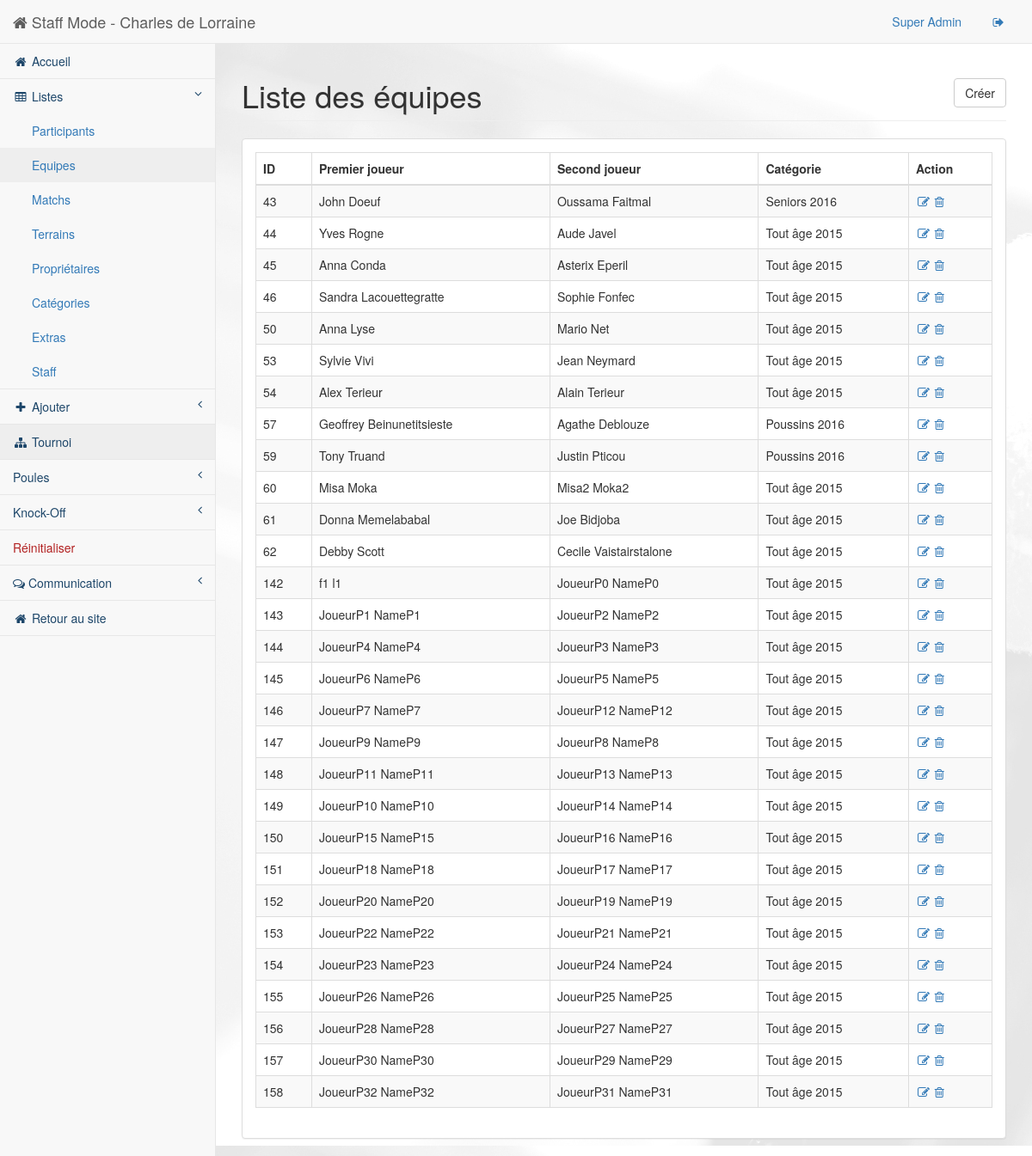
The page /staff/pages/list-team.php (signed in) on the database as committed earlier.
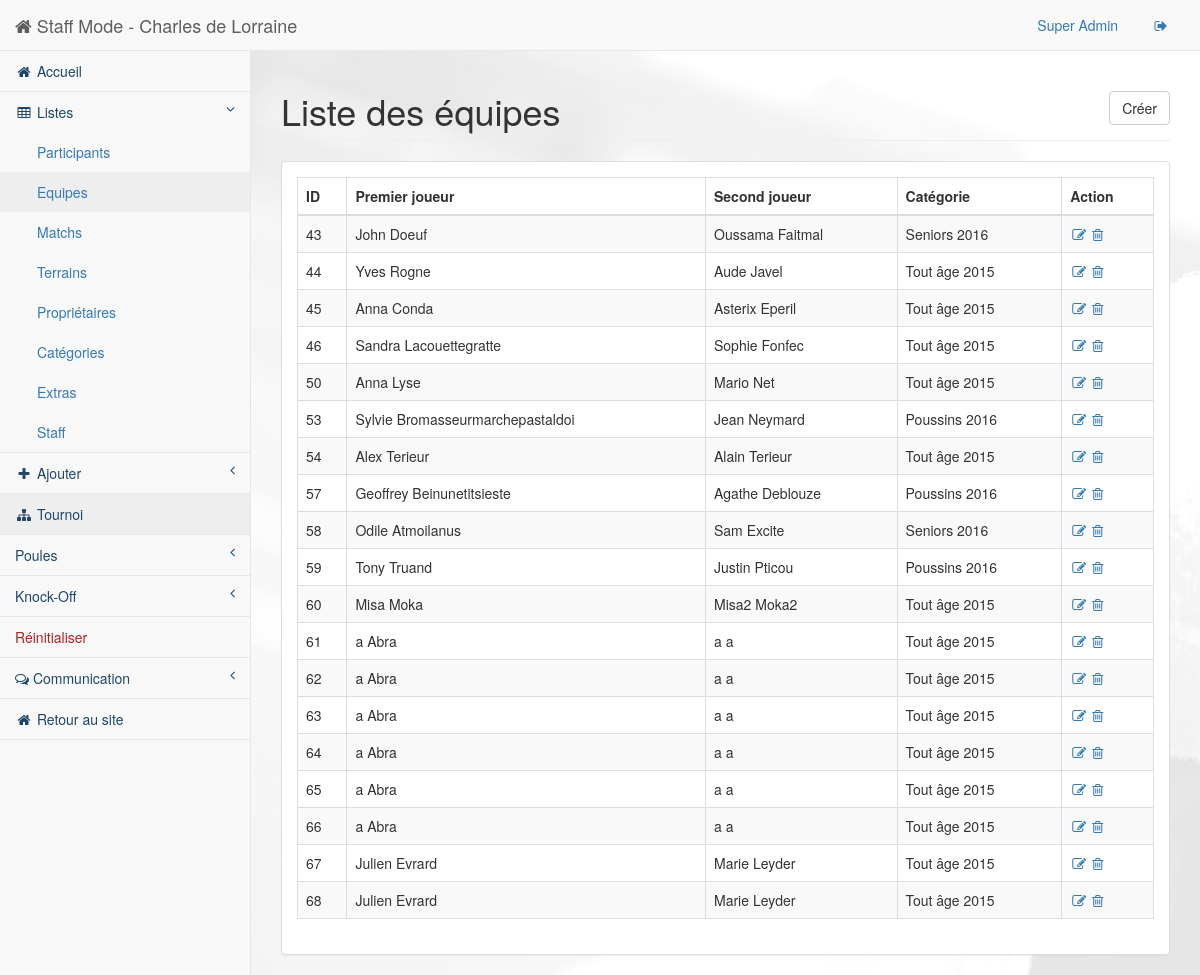
The same page on the database as committed later.
### tables this page shows
CREATE TABLE IF NOT EXISTS `Team` (
  `ID` int(255) NOT NULL AUTO_INCREMENT,
  `ID_Player1` int(255) NOT NULL,
  `ID_Player2` int(255) NOT NULL,
  `ID_Cat` int(255) NOT NULL,
  `NbWinMatch` int(255) NOT NULL,
  `AvgRanking` varchar(10) NOT NULL,
  PRIMARY KEY (`ID`),
  KEY `ID_Player1` (`ID_Player1`),
  KEY `ID_Player2` (`ID_Player2`),
  KEY `ID_Cat` (`ID_Cat`)
);

CREATE TABLE IF NOT EXISTS `Personne` (
  `ID` int(255) NOT NULL AUTO_INCREMENT,
  `Title` int(2) NOT NULL,
  `FirstName` varchar(100) NOT NULL,
  `LastName` varchar(100) NOT NULL,
  `Ville` varchar(500) NOT NULL,
  `ZIPCode` int(10) NOT NULL,
  `Rue` varchar(100) NOT NULL,
  `Number` int(11) NOT NULL,
  `PhoneNumber` int(20) NOT NULL,
  `GSMNumber` int(20) NOT NULL,
  `BirthDate` date NOT NULL,
  `Mail` varchar(500) NOT NULL,
  `CreationDate` date NOT NULL,
  `Note` varchar(500) NOT NULL,
  `IsPlayer` tinyint(1) NOT NULL,
  `IsOwner` tinyint(1) NOT NULL,
  `IsStaff` tinyint(1) NOT NULL,
  PRIMARY KEY (`ID`)
);

### src/staff/pages/php/inc/list-team.inc (the view, shortened to what this page needs)
<?php
function dbAndPrint() {
    $db = BDconnect();
    $reponse1 = $db->query('SELECT Team.ID, FirstName as F, LastName as L, Team.ID_Player1 as id1, Team.ID_Player2 as id2, Team.ID_Cat as ID_Cat FROM Team, Personne WHERE Personne.ID = Team.ID_Player1 ');
    while ($donnes1 = $reponse1->fetch_array())
    {
      $reponse2 = $db->query('SELECT Team.ID, FirstName as F, LastName as L FROM Team, Personne WHERE Personne.ID = '.$donnes1['id2'].'');
        $reponse3 = $db->query('SELECT * FROM Categorie WHERE ID = '.$donnes1['ID_Cat'].'');
	   $donnes2 = $reponse2->fetch_array();
        $cat = $reponse3->fetch_array();
        $catFinal = $cat['Designation']." ".$cat['Year'];
        printListTeam($donnes1, $donnes2, $catFinal);
    }
}
function printListTeam($donnes1,$donnes2, $catFinal) {
    echo "<tr class=\"odd gradeX\">";
    $id = $donnes1['ID'];
    echo "<td data-toggle=\"modal\" data-target=\"#myModal\" data-url=\"./show-team.php?id=$id\">".utf8_encode($donnes1['ID'])."</td>";
    echo "<td data-toggle=\"modal\" data-target=\"#myModal\" data-url=\"./show-team.php?id=$id\">".utf8_encode($donnes1['F']). " " . utf8_encode($donnes1['L'])."</td>";
    echo "<td data-toggle=\"modal\" data-target=\"#myModal\" data-url=\"./show-team.php?id=$id\">".utf8_encode($donnes2['F']). " " . utf8_encode($donnes2['L'])."</td>";
    echo "<td data-toggle=\"modal\" data-target=\"#myModal\" data-url=\"./show-team.php?id=$id\">".utf8_encode($catFinal)."</td>";
    echo "<td><a href=\"./edit-team.php?id=".$donnes1['ID']."\"><i class=\"fa fa-edit fa-fw\"></i></a> <a href=\"./php/delete-team.php?id=".$donnes1['ID']."\" onclick=\"return confirm('Voulez-vous vraiment supprimer cette entrée ?');\"><i class=\"fa fa-trash-o\"></i></a></td>";
    echo "</tr>";
}
?>

### src/staff/pages/list-team.php (shortened to what this page needs)
<!DOCTYPE html>
<html lang="en">
<head>
    <link href="../bower_components/bootstrap/dist/css/bootstrap.min.css" rel="stylesheet">
    <link href="../bower_components/metisMenu/dist/metisMenu.min.css" rel="stylesheet">
    <link href="../bower_components/datatables-plugins/integration/bootstrap/3/dataTables.bootstrap.css" rel="stylesheet">
    <link href="../bower_components/datatables-responsive/css/dataTables.responsive.css" rel="stylesheet">
    <link href="../dist/css/sb-admin-2.css" rel="stylesheet">
    <link href="../bower_components/font-awesome/css/font-awesome.min.css" rel="stylesheet" type="text/css">
</head>
<body>
    <div id="wrapper">
        <?php
            include("./html/header.php");
        ?>
            <div id="page-wrapper" style="background : url(../../images/staff-back.jpg) 0 0 fixed;">
                <div class="row">
                    <div class="col-lg-12">
                        <h1 class="page-header">Liste des équipes
                        <a class="btn btn-default btn-outline pull-right" href="./team.php"> Créer</a>
                        </h1>
                    </div>
                </div>
                        <div class="row">
                            <div class="col-lg-12">
                                <div class="panel panel-default">
                                    <div class="panel-body">
                                        <div class="dataTable_wrapper">
                                            <table class="table table-striped table-bordered table-hover" id="dataTables-example">
                                                <thead>
                                                    <tr>
                                                        <th>ID</th>
                                                        <th>Premier joueur</th>
                                                        <th>Second joueur</th>
                                                        <th>Catégorie</th>
                                                        <th>Action</th>
                                                    </tr>
                                                </thead>
                                                <tbody>
                                                    <?php require_once("./php/inc/list-team.inc");
                                            dbAndPrint();
                                            ?>
                                                </tbody>
                                            </table>
                                        </div>
                                    </div>
                                </div>
                            </div>
                        </div>
            </div>
    </div>
</body>
</html>

### src/staff/pages/html/header.php (shortened to what this page needs)
<nav class="navbar navbar-default navbar-static-top" role="navigation" style="margin-bottom: 0">
    <div class="navbar-header">
        <a class="navbar-brand" href="index.php"><i class="fa fa-home"></i> Staff Mode - Charles de Lorraine</a>
    </div>
    <ul class="nav navbar-top-links navbar-right">
        <li class="dropdown">
            <a class="dropdown-toggle" href="../pages/staff.php">
                <?php echo $_SESSION["NAME"]; ?>
            </a>
        </li>
        <li class="dropdown">
            <a class="dropdown-toggle" href="login.php?action=logout">
                    <i class="fa fa-sign-out fa-fw"></i>
            </a>
        </li>
    </ul>
    <div class="navbar-default sidebar" role="navigation">
        <div class="sidebar-nav navbar-collapse colorDarkBlue">
            <ul class="nav" id="side-menu">
                <li>
                    <a href="index.php"><i class="fa fa-home fa-fw"></i> Accueil</a>
                </li>
                <li>
                    <a href="#"><i class="fa fa-table fa-fw"></i> Listes<span class="fa arrow"></span></a>
                    <ul class="nav nav-second-level colorBlue">
                        <li>
                            <a href="list.php?type=player"> Participants</a>
                        </li>
                        <li>
                            <a href="list-team.php"> Equipes</a>
                        </li>
                        <li>
                            <a href="list-match.php"> Matchs</a>
                        </li>
                        <li>
                            <a href="list.php?type=court"> Terrains</a>
                        </li>
                        <li>
                            <a href="list.php?type=owner"> Propriétaires</a>
                        </li>
                        <li>
                            <a href="list.php?type=category"> Catégories</a>
                        </li>
                        <li>
                            <a href="list-extras.php"> Extras</a>
                        </li>
                        <li>
                            <a href="list.php?type=staff"> Staff</a>
                        </li>
                    </ul>
                </li>
                <li>
                    <a href="#"><i class="fa fa-plus fa-fw"></i> Ajouter<span class="fa arrow"></span></a>
                </li>
                <li>
                    <a href=""><i class="fa fa-sitemap fa-fw"></i> Tournoi</a>
                </li>
                <li>
                            <a href="#">Poules<span class="fa arrow"></span></a>
                        </li>
                        <li>
                            <a href="#">Knock-Off<span class="fa arrow"></span></a>
                        </li>
                        <li class="li-danger">
                            <a href="reset.php">Réinitialiser</a>
                        </li>
                <li>
                    <a href="#"><i class="fa fa-comments-o"></i> Communication<span class="fa arrow"></span></a>
                </li>
                <li>
                    <a href="../../index.php?action=logout"><i class="fa fa-home fa-fw"></i> Retour au site</a>
                </li>
            </ul>
        </div>
    </div>
</nav>

Rows that differ between the two databases and show on the page:
removed team: ID "142", ID_Player1.FirstName "f1", ID_Player1.LastName "l1", ID_Player2.FirstName "JoueurP0", ID_Player2.LastName "NameP0", catFinal "Tout âge 2015"
removed team: ID "143", ID_Player1.FirstName "JoueurP1", ID_Player1.LastName "NameP1", ID_Player2.FirstName "JoueurP2", ID_Player2.LastName "NameP2", catFinal "Tout âge 2015"
removed team: ID "144", ID_Player1.FirstName "JoueurP4", ID_Player1.LastName "NameP4", ID_Player2.FirstName "JoueurP3", ID_Player2.LastName "NameP3", catFinal "Tout âge 2015"
removed team: ID "145", ID_Player1.FirstName "JoueurP6", ID_Player1.LastName "NameP6", ID_Player2.FirstName "JoueurP5", ID_Player2.LastName "NameP5", catFinal "Tout âge 2015"
removed team: ID "146", ID_Player1.FirstName "JoueurP7", ID_Player1.LastName "NameP7", ID_Player2.FirstName "JoueurP12", ID_Player2.LastName "NameP12", catFinal "Tout âge 2015"
removed team: ID "147", ID_Player1.FirstName "JoueurP9", ID_Player1.LastName "NameP9", ID_Player2.FirstName "JoueurP8", ID_Player2.LastName "NameP8", catFinal "Tout âge 2015"
removed team: ID "148", ID_Player1.FirstName "JoueurP11", ID_Player1.LastName "NameP11", ID_Player2.FirstName "JoueurP13", ID_Player2.LastName "NameP13", catFinal "Tout âge 2015"
removed team: ID "149", ID_Player1.FirstName "JoueurP10", ID_Player1.LastName "NameP10", ID_Player2.FirstName "JoueurP14", ID_Player2.LastName "NameP14", catFinal "Tout âge 2015"
removed team: ID "150", ID_Player1.FirstName "JoueurP15", ID_Player1.LastName "NameP15", ID_Player2.FirstName "JoueurP16", ID_Player2.LastName "NameP16", catFinal "Tout âge 2015"
removed team: ID "151", ID_Player1.FirstName "JoueurP18", ID_Player1.LastName "NameP18", ID_Player2.FirstName "JoueurP17", ID_Player2.LastName "NameP17", catFinal "Tout âge 2015"
removed team: ID "152", ID_Player1.FirstName "JoueurP20", ID_Player1.LastName "NameP20", ID_Player2.FirstName "JoueurP19", ID_Player2.LastName "NameP19", catFinal "Tout âge 2015"
removed team: ID "153", ID_Player1.FirstName "JoueurP22", ID_Player1.LastName "NameP22", ID_Player2.FirstName "JoueurP21", ID_Player2.LastName "NameP21", catFinal "Tout âge 2015"
removed team: ID "154", ID_Player1.FirstName "JoueurP23", ID_Player1.LastName "NameP23", ID_Player2.FirstName "JoueurP24", ID_Player2.LastName "NameP24", catFinal "Tout âge 2015"
removed team: ID "155", ID_Player1.FirstName "JoueurP26", ID_Player1.LastName "NameP26", ID_Player2.FirstName "JoueurP25", ID_Player2.LastName "NameP25", catFinal "Tout âge 2015"
removed team: ID "156", ID_Player1.FirstName "JoueurP28", ID_Player1.LastName "NameP28", ID_Player2.FirstName "JoueurP27", ID_Player2.LastName "NameP27", catFinal "Tout âge 2015"
removed team: ID "157", ID_Player1.FirstName "JoueurP30", ID_Player1.LastName "NameP30", ID_Player2.FirstName "JoueurP29", ID_Player2.LastName "NameP29", catFinal "Tout âge 2015"
removed team: ID "158", ID_Player1.FirstName "JoueurP32", ID_Player1.LastName "NameP32", ID_Player2.FirstName "JoueurP31", ID_Player2.LastName "NameP31", catFinal "Tout âge 2015"
changed team "Sylvie": ID_Player1.LastName "Vivi" → "Bromasseurmarchepastaldoi"; catFinal "Tout âge 2015" → "Poussins 2016"
added team: ID "58", ID_Player1.FirstName "Odile", ID_Player1.LastName "Atmoilanus", ID_Player2.FirstName "Sam", ID_Player2.LastName "Excite", catFinal "Seniors 2016"
changed team id 61: ID_Player1.FirstName "Donna" → "a"; ID_Player1.LastName "Memelababal" → "Abra"; ID_Player2.FirstName "Joe" → "a"; ID_Player2.LastName "Bidjoba" → "a"
changed team id 62: ID_Player1.FirstName "Debby" → "a"; ID_Player1.LastName "Scott" → "Abra"; ID_Player2.FirstName "Cecile" → "a"; ID_Player2.LastName "Vaistairstalone" → "a"
added team: ID "63", ID_Player1.FirstName "a", ID_Player1.LastName "Abra", ID_Player2.FirstName "a", ID_Player2.LastName "a", catFinal "Tout âge 2015"
added team: ID "64", ID_Player1.FirstName "a", ID_Player1.LastName "Abra", ID_Player2.FirstName "a", ID_Player2.LastName "a", catFinal "Tout âge 2015"
added team: ID "65", ID_Player1.FirstName "a", ID_Player1.LastName "Abra", ID_Player2.FirstName "a", ID_Player2.LastName "a", catFinal "Tout âge 2015"
added team: ID "66", ID_Player1.FirstName "a", ID_Player1.LastName "Abra", ID_Player2.FirstName "a", ID_Player2.LastName "a", catFinal "Tout âge 2015"
added team: ID "67", ID_Player1.FirstName "Julien", ID_Player1.LastName "Evrard", ID_Player2.FirstName "Marie", ID_Player2.LastName "Leyder", catFinal "Tout âge 2015"
added team: ID "68", ID_Player1.FirstName "Julien", ID_Player1.LastName "Evrard", ID_Player2.FirstName "Marie", ID_Player2.LastName "Leyder", catFinal "Tout âge 2015"
